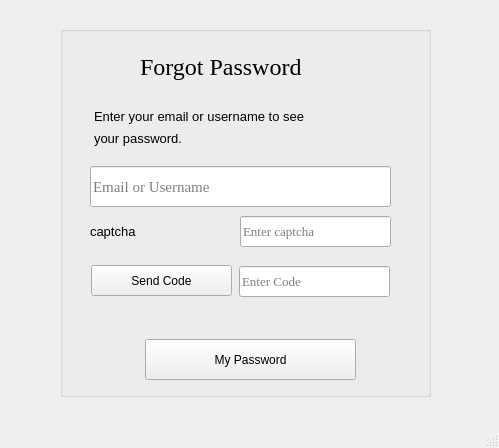
<?xml version="1.0" encoding="UTF-8"?>
<ui version="4.0">
 <class>MainWindow</class>
 <widget class="QMainWindow" name="MainWindow">
  <property name="geometry">
   <rect>
    <x>0</x>
    <y>0</y>
    <width>499</width>
    <height>448</height>
   </rect>
  </property>
  <property name="windowTitle">
   <string>MainWindow</string>
  </property>
  <widget class="QWidget" name="centralwidget">
   <widget class="QGroupBox" name="groupBox_forgot">
    <property name="geometry">
     <rect>
      <x>60</x>
      <y>26</y>
      <width>371</width>
      <height>371</height>
     </rect>
    </property>
    <property name="title">
     <string/>
    </property>
    <widget class="QLabel" name="forgot_title">
     <property name="geometry">
      <rect>
       <x>80</x>
       <y>20</y>
       <width>211</width>
       <height>41</height>
      </rect>
     </property>
     <property name="font">
      <font>
       <family>Times New Roman</family>
       <pointsize>18</pointsize>
      </font>
     </property>
     <property name="text">
      <string>Forgot Password</string>
     </property>
    </widget>
    <widget class="QLineEdit" name="em_us_forgot_linedit">
     <property name="geometry">
      <rect>
       <x>30</x>
       <y>140</y>
       <width>301</width>
       <height>41</height>
      </rect>
     </property>
     <property name="font">
      <font>
       <family>Times New Roman</family>
       <pointsize>11</pointsize>
      </font>
     </property>
     <property name="text">
      <string/>
     </property>
     <property name="placeholderText">
      <string>Email or Username</string>
     </property>
    </widget>
    <widget class="QLabel" name="label">
     <property name="geometry">
      <rect>
       <x>34</x>
       <y>80</y>
       <width>291</width>
       <height>20</height>
      </rect>
     </property>
     <property name="font">
      <font>
       <pointsize>10</pointsize>
      </font>
     </property>
     <property name="text">
      <string>Enter your email or username to see</string>
     </property>
    </widget>
    <widget class="QLabel" name="label_2">
     <property name="geometry">
      <rect>
       <x>34</x>
       <y>102</y>
       <width>291</width>
       <height>20</height>
      </rect>
     </property>
     <property name="font">
      <font>
       <pointsize>10</pointsize>
      </font>
     </property>
     <property name="text">
      <string>your password.</string>
     </property>
    </widget>
    <widget class="QLabel" name="kapcha">
     <property name="geometry">
      <rect>
       <x>30</x>
       <y>190</y>
       <width>141</width>
       <height>31</height>
      </rect>
     </property>
     <property name="font">
      <font>
       <pointsize>10</pointsize>
      </font>
     </property>
     <property name="text">
      <string>captcha</string>
     </property>
    </widget>
    <widget class="QLineEdit" name="input_kapch_lineedit">
     <property name="geometry">
      <rect>
       <x>180</x>
       <y>190</y>
       <width>151</width>
       <height>31</height>
      </rect>
     </property>
     <property name="font">
      <font>
       <family>Times New Roman</family>
       <pointsize>10</pointsize>
      </font>
     </property>
     <property name="placeholderText">
      <string>Enter captcha</string>
     </property>
    </widget>
    <widget class="QPushButton" name="forgot_password_btn">
     <property name="geometry">
      <rect>
       <x>85</x>
       <y>313</y>
       <width>211</width>
       <height>41</height>
      </rect>
     </property>
     <property name="text">
      <string>My Password</string>
     </property>
    </widget>
    <widget class="QPushButton" name="send_code_email">
     <property name="geometry">
      <rect>
       <x>31</x>
       <y>239</y>
       <width>141</width>
       <height>31</height>
      </rect>
     </property>
     <property name="text">
      <string>Send Code</string>
     </property>
    </widget>
    <widget class="QLineEdit" name="code_email_lineedit">
     <property name="geometry">
      <rect>
       <x>179</x>
       <y>240</y>
       <width>151</width>
       <height>31</height>
      </rect>
     </property>
     <property name="font">
      <font>
       <family>Times New Roman</family>
       <pointsize>10</pointsize>
      </font>
     </property>
     <property name="placeholderText">
      <string>Enter Code</string>
     </property>
    </widget>
   </widget>
  </widget>
  <widget class="QMenuBar" name="menubar">
   <property name="geometry">
    <rect>
     <x>0</x>
     <y>0</y>
     <width>499</width>
     <height>25</height>
    </rect>
   </property>
  </widget>
  <widget class="QStatusBar" name="statusbar"/>
 </widget>
 <resources/>
 <connections/>
</ui>
